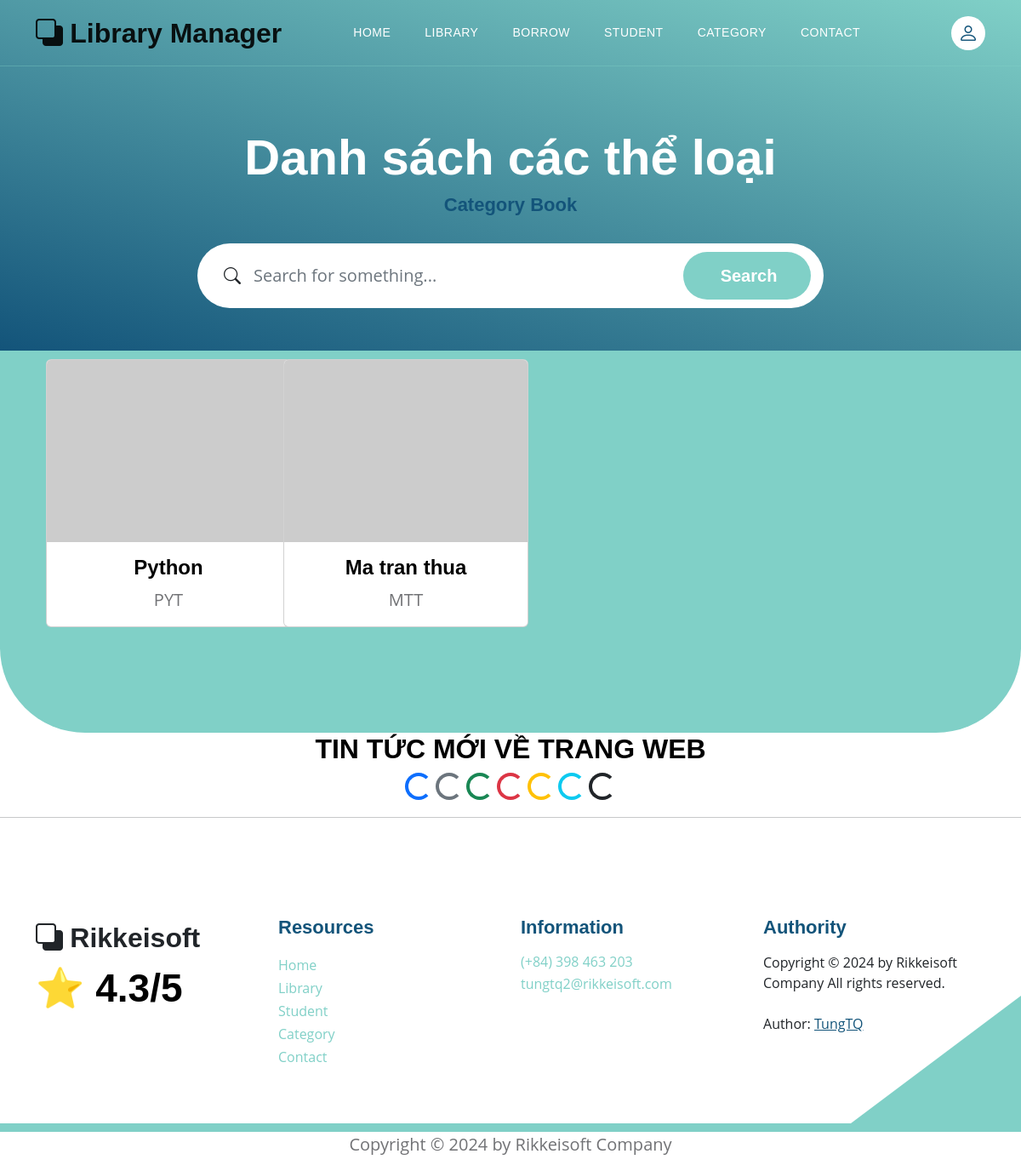
The app's page /category_books with its own data.
### models.py (models this page shows, shortened)
class Category(Base):
    __tablename__ = 'category'
    category_id = Column(String(10), primary_key=True, index=True)
    category_name = Column(String(50), index=True)
    insert_at = Column(DateTime, index = True)
    insert_id = Column(String(30), index = True)
    update_at = Column(DateTime,index=True)
    update_id = Column(String(30), index = True)
    delete_at = Column(DateTime,index=True)
    delete_id = Column(String(30), index = True)
    delete_flag = Column(Integer, index=True)
    category_books = relationship("Book", back_populates="category")

### main.py (the view)
@app.get('/category_books', response_class=HTMLResponse)
async def get_all_category(request: Request, db: Session = Depends(models.get_db)):
    mean_star = get_mean_star(db)
    all_category = db.query(models.Category).filter(models.Category.delete_flag != 1).all()
    return templates.TemplateResponse("category_list.html", {"request": request, "all_category": all_category, "mean_star": mean_star})

### templates/category_list.html (shortened to what this page needs)
{% extends "base.html" %}
{% block content %}
<section class="hero-section d-flex justify-content-center align-items-center" id="section_1"
    style="padding-bottom: 50px;">
    <div class="container">
        <div class="row">
            <div class="col-lg-8 col-12 mx-auto">
                <h1 class="text-white text-center"> Danh sách các thể loại </h1>
                <h6 class="text-center"> Category Book </h6>
                <form action="/category_books/search_category" method="get" class="custom-form mt-4 pt-2 mb-lg-0 mb-5"
                    role="search">
                    <div class="input-group input-group-lg">
                        <span class="input-group-text bi-search" id="basic-addon1">
                        </span>
                        <input name="searching" type="search" class="form-control" id="searching"
                            placeholder="Search for something..." aria-label="Search">
                        <button type="submit" class="form-control">Search</button>
                    </div>
                </form>
            </div>
        </div>
    </div>
</section>
<section class="featured-section">
    <div class="container">
        <div class="container text-center bg-body-secondary">
            <div style="padding-top: 110px;">
                <div class="row">
                    {% for category in all_category %}
                    <div class="col-md-6 col-lg-4 col-xl-3 mb-4">
                        <div class="card" style="width: 18rem;">
                            <img src="https://placehold.co/200x150" class="card-img-top"
                                alt="https://placehold.co/200x150"
                                style="transition: transform 0.3s ease-in-out, filter 0.3s ease-in-out;"
                                onmouseover="this.style.transform='scale(1.1)'; this.style.filter='brightness(80%)';"
                                onmouseout="this.style.transform='scale(1)'; this.style.filter='brightness(100%)';">
                            <div class="card-body">
                                <h5 class="card-title"> {{category.category_name}} </h5>
                                <p class="card-text"> {{category.category_id}} </p>
                            </div>
                        </div>
                    </div>
                    {% endfor %}
                </div>
            </div>
        </div>
    </div>
</section>
<div style="text-align: center;">
    <h3> TIN TỨC MỚI VỀ TRANG WEB </h3>
    <div class="spinner-border text-primary" role="status">
    </div>
    <div class="spinner-border text-secondary" role="status">
    </div>
    <div class="spinner-border text-success" role="status">
    </div>
    <div class="spinner-border text-danger" role="status">
    </div>
    <div class="spinner-border text-warning" role="status">
    </div>
    <div class="spinner-border text-info" role="status">
    </div>
    <div class="spinner-border text-dark" role="status">
    </div>
</div>
<hr>
{% endblock content %}

### static/css/templatemo-topic-listing.css (style rules this page uses)
:root { --white-color: #ffffff; --primary-color: #13547a; --secondary-color: #80d0c7; --section-bg-color: #f0f8ff; --custom-btn-bg-color: #80d0c7; --custom-btn-bg-hover-color: #13547a; --dark-color: #000000; --p-color: #717275; --border-color: #7fffd4; --link-hover-color: #13547a; --body-font-family: 'Open Sans', sans-serif; --title-font-family: 'Montserrat', sans-serif; --h1-font-size: 58px; --h2-font-size: 46px; --h3-font-size: 32px; --h4-font-size: 28px; --h5-font-size: 24px; --h6-font-size: 22px; --p-font-size: 20px; --menu-font-size: 14px; --btn-font-size: 18px; --copyright-font-size: 16px; --border-radius-large: 100px; --border-radius-medium: 20px; --border-radius-small: 10px; --font-weight-normal: 400; --font-weight-medium: 500; --font-weight-semibold: 600; --font-weight-bold: 700; }
body { background-color: var(--white-color); font-family: var(--body-font-family); }
h2, h3, h4, h5, h6 { color: var(--dark-color); }
h1, h2, h3, h4, h5, h6 { font-family: var(--title-font-family); font-weight: var(--font-weight-semibold); }
h1 { font-size: var(--h1-font-size); font-weight: var(--font-weight-bold); }
h3 { font-size: var(--h3-font-size); }
h5 { font-size: var(--h5-font-size); }
h6 { color: var(--primary-color); font-size: var(--h6-font-size); }
p { color: var(--p-color); font-size: var(--p-font-size); font-weight: var(--font-weight-normal); }
a, button { touch-action: manipulation; transition: all 0.3s; }
.hero-section { background-image: linear-gradient(15deg, #13547a 0%, #80d0c7 100%); position: relative; overflow: hidden; padding-top: 150px; padding-bottom: 150px; }
.hero-section .input-group { background-color: var(--white-color); border-radius: var(--border-radius-large); padding: 10px 15px; }
.hero-section .input-group-text { background-color: transparent; border: 0; }
.hero-section input[type="search"] { border: 0; box-shadow: none; margin-bottom: 0; padding-left: 0; }
.hero-section button[type="submit"] { background-color: var(--primary-color); border: 0; border-radius: var(--border-radius-large) !important; color: var(--white-color); max-width: 150px; }
.featured-section { background-color: var(--secondary-color); border-radius: 0 0 100px 100px; padding-bottom: 100px; }
.featured-section .row { position: relative; bottom: 100px; margin-bottom: -100px; }
.custom-form .form-control { border-radius: var(--border-radius-large); color: var(--p-color); margin-bottom: 24px; padding-top: 13px; padding-bottom: 13px; padding-left: 20px; outline: none; }
.custom-form button[type="submit"] { background: var(--custom-btn-bg-color); border: none; border-radius: var(--border-radius-large); color: var(--white-color); font-family: var(--title-font-family); font-size: var(--p-font-size); font-weight: var(--font-weight-semibold); transition: all 0.3s; margin-bottom: 0; }

### records on screen
Category: category_name "Python", category_id "PYT"
Category: category_name "Ma tran thua", category_id "MTT"

### other values on screen
{{ mean_star }} "4.3"
